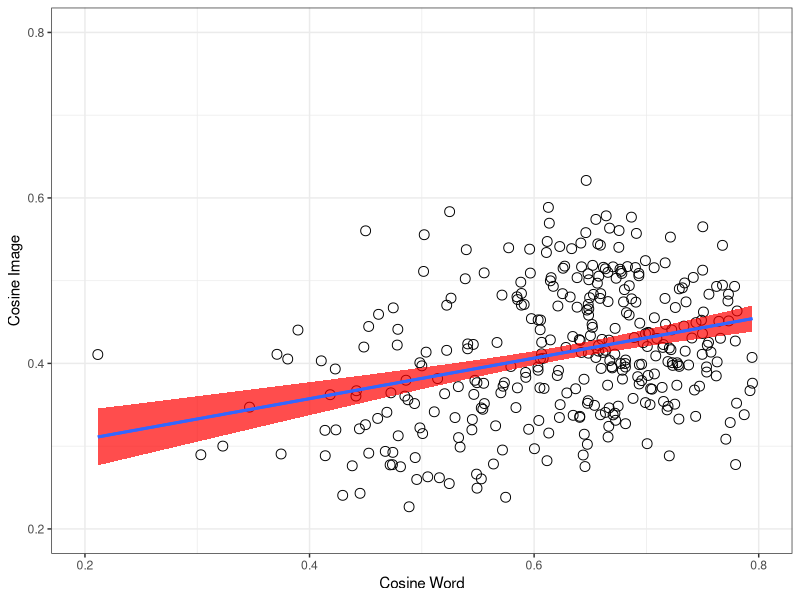
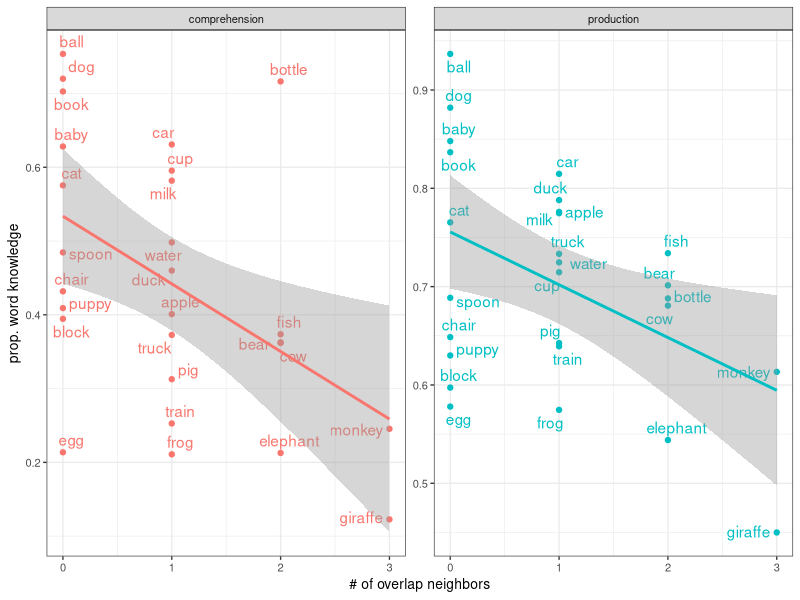

These charts were generated, in order, by the following R code:
## ---- chunk 1
rm(list=ls())
knitr::opts_chunk$set(fig.width=3, fig.height=3, fig.crop = F, fig.pos = "tb", fig.path='figs/',
                      echo=F, warning=F, cache=F, message=F, sanitize = T)
## ---- chunk 2
library(png)
library(grid)
library(ggplot2)
library(xtable)
library(tidyverse)
library(ggpubr)
library(broom)
library(ggrepel)
library(forcats)
## ---- chunk 3
animate <- c("puppy", "duck", "elephant", "pig", "monkey", "giraffe",
             "bear", "baby", "fish", "frog", "cow", "dog", "cat")
words27 <-  read_csv("data/pairwise_distances.csv") %>% distinct(word)
combo <- read_csv("data/pairwise_distances.csv") %>%
  unite(pair, X1, word, remove = T) %>% 
  distinct(cos_word,.keep_all = T)
#eb this gets rid of our redundancy issues
wb_prod <- read_csv("data/wordbank_production.csv") %>%  
   mutate(definition = forcats::fct_recode(definition,
    "fish"    = "fish (animal)",
    "water"   = "water (beverage)")) %>% 
  filter(definition%in%words27$word) %>% 
  mutate(animate = ifelse(definition %in% animate, "animate", "inanimate"))

wb_comp <- read_csv("data/wordbank_comprehension.csv") %>%
     mutate(definition = forcats::fct_recode(definition,
    "fish"    = "fish (animal)",
    "water"   = "water (beverage)")) %>% 
  filter(definition%in%words27$word) %>% 
    mutate(animate = ifelse(definition %in% animate, "animate", "inanimate"))
overlap_ratios <- read_csv("data/overlap_ratios.csv") %>% 
  mutate(animate = ifelse(word %in% animate, T, F))
# fix water picture in img space
neighbor_counts <- read_csv("python/neighbor_counts.csv") %>% 
  rename(definition = word)

stimuli_counts <- read_csv("python/stimuli_counts.csv")
## ---- chunk 4
pairwise_corr <- cor.test(combo$cos_img, combo$cos_word, conf.int=T) %>% tidy()

# #an confint: -.33 to .10, p = .27
# animate_corr <- cor.test(subset(combo, animate=="animate")$cos_word, 
#                          subset(combo, animate=="animate")$cos_img, conf.int=T)%>%
#   tidy()
# #not_an confint: .18 to .54, p=.00024
# not_anim_corr <- cor.test(subset(combo, animate=="inanimate")$cos_word, 
#                           subset(combo, animate=="inanimate")$cos_img, conf.int=T)%>% 
#   tidy()
# #mixed_confint -.16 to.13, p=.86
# mixed_corr <- cor.test(subset(combo, animate=="mixed")$cos_word, 
#                        subset(combo, animate=="mixed")$cos_img, conf.int=T)%>% 
#   tidy()
# 
# not_anim_corr_string <- sprintf("($R = %0.2f$, $p < %1.2g$)", not_anim_corr$estimate, not_anim_corr$p.value)
pairwise_corr_string <- sprintf("$R = %0.2f$, $p < %1.2g$", pairwise_corr$estimate, pairwise_corr$p.value)
## ---- chunk 5

shapiro.test(overlap_ratios$overlap_ratio)#almost normal
wilcox.test(overlap_ratios$overlap_ratio)# significantly different from chance
#even with correction, both animate and animate overlaps>0, not different from each other
wilcox.test(subset(overlap_ratios, animate==F)$overlap_ratio)
wilcox.test(subset(overlap_ratios, animate==T)$overlap_ratio)
wilcox.test(subset(overlap_ratios, animate==T)$overlap_ratio,
            subset(overlap_ratios, animate==F)$overlap_ratio)
#ggplot(overlap_ratios, aes(overlap_ratio, fill = animate))+
#  geom_histogram(binwidth=.15, position = "stack")
## ---- chunk 6
wb_prod_long <- wb_prod %>% 
  gather(`16`:`30`, value = 'mean_prop_prod', key = "month")
wb_comp_long <- wb_comp %>% 
  gather(`8`:`18`, value = 'mean_prop_comp', key = "month")
wb_prod_long_allmonths <- wb_prod_long %>% 
  group_by(definition, animate) %>% 
  summarise(overall_prop_prod = mean(mean_prop_prod)) %>% 
  left_join(neighbor_counts) %>% 
  mutate(totalneighbors = image_count+word_count+overlap_count,
         overlapratio = overlap_count/totalneighbors)

wb_comp_long_allmonths <- wb_comp_long %>% 
  group_by(definition, animate) %>% 
  summarise(overall_prop_comp = mean(mean_prop_comp)) %>% 
  left_join(neighbor_counts) %>% 
  mutate(totalneighbors = image_count+word_count+overlap_count,
         overlapratio = overlap_count/totalneighbors)

prod_overlap_corr <- cor.test(wb_prod_long_allmonths$overall_prop_prod, wb_prod_long_allmonths$overlap_count, conf.int=T) %>% tidy()
comp_overlap_corr <- cor.test(wb_comp_long_allmonths$overall_prop_comp, wb_comp_long_allmonths$overlap_count, conf.int=T) %>% tidy()

wb_all<- wb_comp_long_allmonths %>% 
  left_join(wb_prod_long_allmonths) %>% 
  gather(c(overall_prop_comp, overall_prop_prod), value = prop_kids, key = comp_prod ) %>% 
  mutate(comp_prod = fct_recode(comp_prod,
    "production" = "overall_prop_prod",
    "comprehension" = "overall_prop_comp"
  ))

## ---- chunk 7
ggplot(combo, aes(cos_word, cos_img))+
  geom_point(size=3, shape =1)+
  geom_smooth(method="lm", aes(group=1), show.legend=F, fill ="red", alpha = .7)+
  geom_smooth(method="lm", aes(group=1), se=F)+ # this second line is to trick ggplot into not putting the gray fill in the boxes in the legend (coming from the standard error in the first line)
  theme_bw()+
  xlab("Cosine Word")+
  ylab("Cosine Image")+
  xlim(0.2,0.80)+
  ylim(0.2,0.80)+
  theme(legend.position="bottom", 
        legend.title = element_blank(), 
        legend.text = element_text(size=7), 
        legend.key.width = unit(0.4, "cm"),
        legend.key = element_rect(fill = 'white', size = 0.1)
        )

cap <- sprintf("Relative cosine distance between points in word embedding space (x-axis) and image embedding space (y-axis), for every item pair. Fitted line reflects linear fit with SE;the correlation is significant ($R = %0.2f$, $p < %1.2g$).", pairwise_corr$estimate, pairwise_corr$p.value)
## ---- chunk 8
# 
# combo %>%
#   ggplot(aes(cos_word, cos_img))+
#   geom_point(size=2, shape = 1)+
#     stat_smooth(method = "lm", aes(group=1),  fill ="red", alpha = .7)+theme_bw()+
#     facet_wrap(~factor(animate, levels=c("animate", "inanimate", "mixed"), labels=c("Animate", "Inanimate", "Mixed")), dir="v", nrow = 1)+
#     xlab("Cosine Word")+
#     ylab("Cosine Image")+
#     xlim(0.2,0.80)+
#     ylim(0.2,0.80)+
#     theme(legend.position="none")
#     
# cap <- sprintf("Relative cosine distance between points in word embedding space (x-axis) and image embedding space (y-axis), separated by pair-type (animate, inanimate, and mixed).Fitted line reflects linear fit with SE. Each graph contains all pairwise distances between objects that are either a) both animate ($R = %0.2f$, $p < %1.2g$), b) both inanimate ($R = %0.2f$, $p < %1.2g$), or c) mixed animate-to-inanimate ($R = %0.2f$, $p < %1.2g$)", animate_corr$estimate, animate_corr$p.value, not_anim_corr$estimate, not_anim_corr$p.value, mixed_corr$estimate, mixed_corr$p.value)
#put r and p on panel and delete from caption    
## ---- chunk 9
ggplot(wb_all, aes(overlap_count,prop_kids, color = comp_prod))+
  geom_point()+
  geom_text_repel(aes(label = definition))+
  facet_wrap(~comp_prod, scales = "free_y")+
  stat_smooth(method = "lm")+
  theme_bw(base_size = 10)+
  guides(colour = "none")+
  xlab("# of overlap neighbors")+
  ylab("prop. word knowledge")

cap <- "Proportion of children in WordBank reported to understand (left, averaged over 8-18 months) or produce (right, averaged over 16-30 months) the 27 items, as a function of how many overlapping neighbors (i.e. in both image- and word-space) they have. Line indicates linear fit with SE confidence band."
## ---- chunk 10
# References will be generated automatically by Pandoc and included here.
# The following code is some latex to format the bibliography. Do not remove it.
